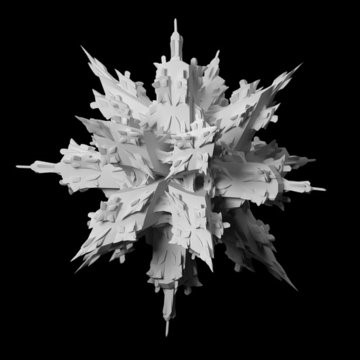
#> input picture 9.Depth Map from Stereo Images/left.jpg, 360 x 360 px, found by its file name
$ python stereo.py
#> lines starting #> are read from the running program, lines starting #| are printed output that depends on the picture
import cv2
import numpy as np

# Load stereo images (left and right)
left_img = cv2.imread(r"C:\Users\hp\Downloads\Computer-Vision-main\9.Depth Map from Stereo Images\left.jpg",
cv2.IMREAD_GRAYSCALE)
#> left_img is the input picture: shape (360, 360); min 0, max 244, mean 43.3
right_img = cv2.imread(r"C:\Users\hp\Downloads\Computer-Vision-main\9.Depth Map from Stereo Images\right.jpg",
cv2.IMREAD_GRAYSCALE)
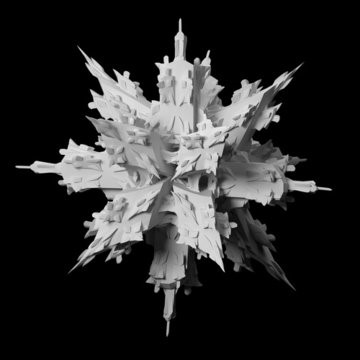
#> input picture 9.Depth Map from Stereo Images/right.jpg, 360 x 360 px, found by its file name
#> right_img is the input picture: shape (360, 360); min 0, max 243, mean 42.2

# Ensure both images are loaded
if left_img is None or right_img is None:
    print("Error: Images not loaded. Check file paths.")
    exit()


# Create Stereo BM (Block Matching) matcher
stereo = cv2.StereoBM_create(numDisparities=16*3, blockSize=15)

# Compute disparity map
disparity = stereo.compute(left_img, right_img)
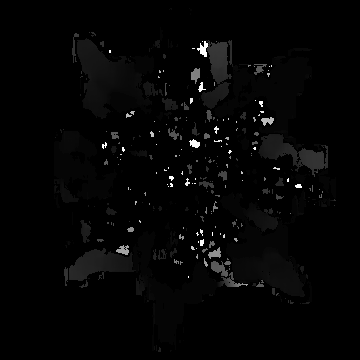
#> disparity: shape (360, 360) int16; min -16, max 752, mean -0.8; drawn with min black and max white

# Normalize for visualization
depth_map = cv2.normalize(disparity, None, 0, 255, cv2.NORM_MINMAX)
depth_map = np.uint8(depth_map)

# Display the depth map
cv2.imshow("Depth Map", depth_map)
cv2.waitKey(0)
cv2.destroyAllWindows()
